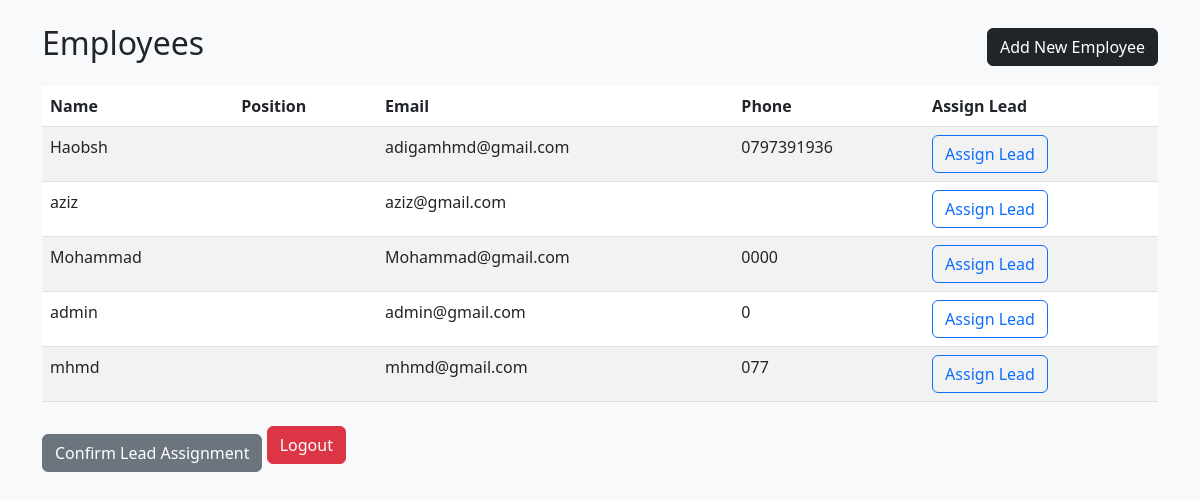
The page /dashboard/ (signed in) on the database its author committed.
### employee/models.py (models this page shows, shortened)
class Employee(AbstractUser):
    phone = models.CharField(max_length=15, unique=True, null=True, blank=True)

### employee/views.py (the view)
# urls.py: path('dashboard/', dashboard, name='dashboard'),
@login_required
def dashboard(request):
    employees = Employee.objects.all()
    return render(request, 'employee/dashboard.html', {'employees': employees})

### employee/templates/employee/dashboard.html (shortened to what this page needs)
{% load static %}
<!DOCTYPE html>
<html lang="en">
<head>
    <link rel="stylesheet" href="https://cdn.jsdelivr.net/npm/bootstrap@5.3.0/dist/css/bootstrap.min.css">
</head>
<body class="bg-light">
    <div class="container mt-4">
        <div class="d-flex justify-content-between align-items-center">
            <h2>Employees</h2>
            <a href="{% url 'add_employee' %}" class="btn btn-dark">Add New Employee</a>
        </div>
        <div class="table-responsive mt-3">
            <table class="table table-striped">
                <thead>
                    <tr>
                        <th>Name</th>
                        <th>Position</th>
                        <th>Email</th>
                        <th>Phone</th>
                        <th>Assign Lead</th>
                    </tr>
                </thead>
                <tbody>
                    {% for employee in employees %}
                    <tr>
                        <td>{{ employee.username }}</td>
                        <td>{{ employee.position }}</td>
                        <td>{{ employee.email }}</td>
                        <td>{{ employee.phone }}</td>
                        <td>
                            <button class="btn btn-outline-primary">Assign Lead</button>
                        </td>
                    </tr>
                    {% endfor %}
                </tbody>
            </table>
        </div>
        <button class="btn btn-secondary mt-3">Confirm Lead Assignment</button>
        <a href="{% url 'logout' %}" class="btn btn-danger">Logout</a>
    </div>
</body>
</html>

### rows shown on the page
Employee: username "Haobsh", email "adigamhmd@gmail.com", phone "0797391936"
Employee: username "aziz", email "aziz@gmail.com"
Employee: username "Mohammad", email "Mohammad@gmail.com", phone "0000"
Employee: username "admin", email "admin@gmail.com", phone "0"
Employee: username "mhmd", email "mhmd@gmail.com", phone "077"
